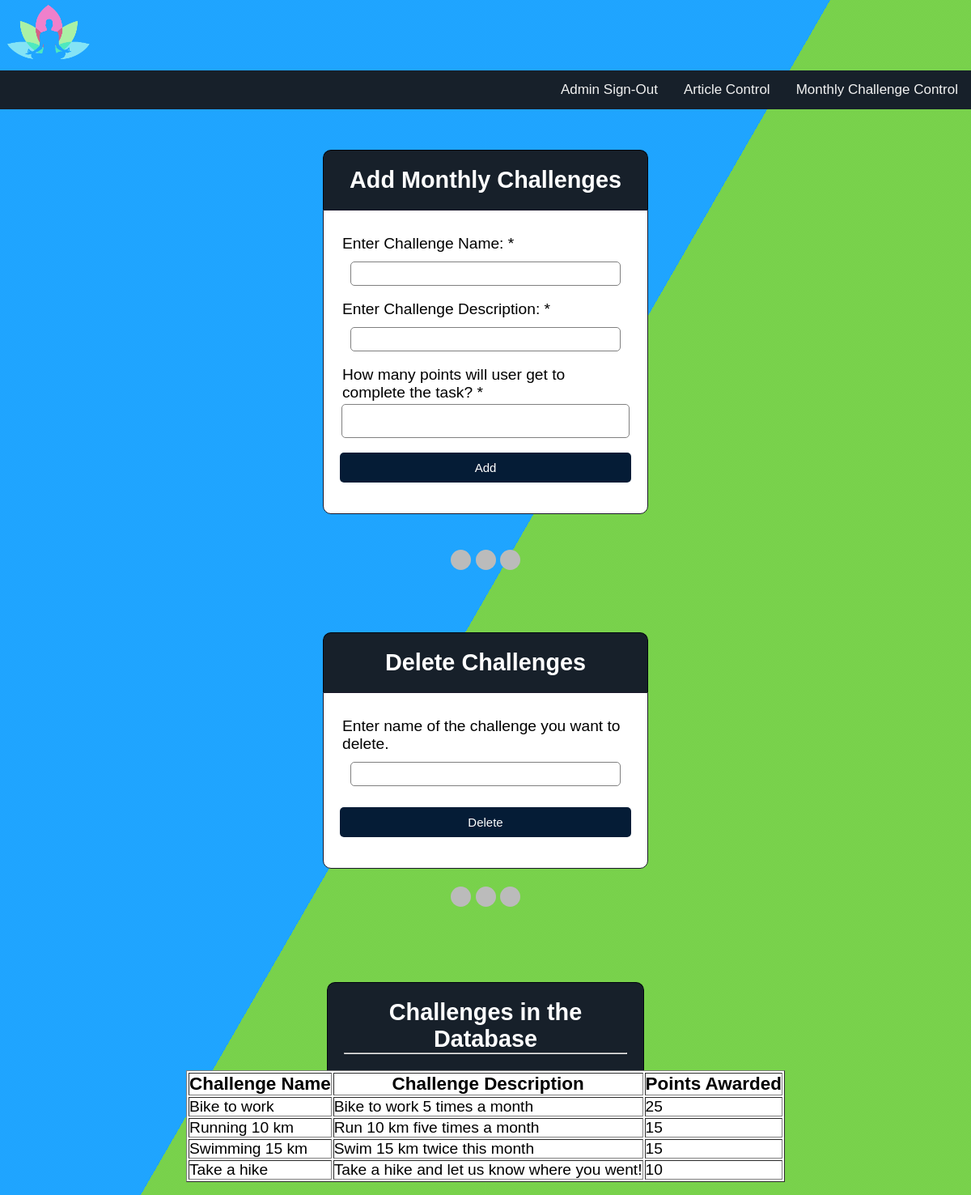
/adminMonthlyChallengeControl.php, run on the app's committed database.
### tables this page shows
CREATE TABLE listOfChallenges
(
    challenge_name varchar(225) NOT NULL PRIMARY KEY,
    challenge_description varchar(225) NOT NULL, 
    points_submission int NOT NULL
);

### adminMonthlyChallengeControl.php (the view, shortened to what this page needs)
<!DOCTYPE html>
<html>
  <link rel="stylesheet" href="stylesheet.css">
  <head>
    </head>
    <body>
    <div class = "logo"><img src = "logo2.png" style="width:10%"></a>
    </div>
    <div class="topnav">
    <div class="topnav-right">
        <a href="adminLogIn.php">Admin Sign-Out</a>
        <a href="adminArticleControl.php">Article Control</a>
        <a href="adminMonthlyChallengeControl.php">Monthly Challenge Control</a>
    </div>
    </div>
    </body>
    <div class="bg"></div>
    <div class="bg bg2"></div>
    <div class="bg bg3"></div>
   <center>
   <div class="header">
       <h2>Add Monthly Challenges</h2>
   </div>
   <form method="post" action="adminMonthlyChallengeControl.php">
        <link rel="stylesheet" type="text/css" href="style.css">
    <div class="input-group">
         <label>Enter Challenge Name: * </label>
         <input type="text" name="challenge_name">
    </div>
    <div class="input-group">
         <label>Enter Challenge Description: *</label>
         <input type="text" name="challenge_description">
    </div>
    <div class="input-group">
         <label> How many points will user get to complete the task? * </label>
         <input type="int" name="points_submission">
    </div>
       <div class="input-group">
         <button type="submit" class="btn" name="add_challenge">Add</button>
       </div>
   </form>
   <p>
   <br>
  <br>
  <div style="text-align:center">
    <span class="dot"></span>
    <span class="dot"></span>
    <span class="dot"></span>
  </div>
     <br>
   <center>
   <div class="header">
          <h2>Delete Challenges </h2>
   </div>
   <form method="post" action="adminMonthlyChallengeControl.php">
    <div class="input-group">
         <label>Enter name of the challenge you want to delete. </label>
         <input type="text" name="challenge_name">
       </div>
   <div class="input-group">
         <button type="submit" class="btn" name="delete_challenge">Delete</button>
       </div>
   </center>
  <br>
  <div style="text-align:center">
    <span class="dot"></span>
    <span class="dot"></span>
    <span class="dot"></span>
  </div>
<div class="container">
<br>
<div class="header">
      <h2>Challenges in the Database </h2><hr>
</div>
<table class="table table-bordered" border="1" bgcolor="#FFFFFF">
<thead>
<tr>
<th><h3>Challenge Name</h3></th>
<th><h3>Challenge Description</h3></th>
<th><h3>Points Awarded</h3></th>
</tr>
</thead>
<tbody>
<tr>
    <?php
   $db = mysqli_connect('localhost', 'root', '', 'wellness');
   $user_check_query = "SELECT * FROM listOfChallenges";
   $result = mysqli_query($db, $user_check_query);
   while ($row = $result -> fetch_assoc())
   {
      echo"<td>".$row['challenge_name']."</td>";
      echo"<td>".$row['challenge_description']."</td>";
      echo"<td>".$row['points_submission']."</td>";
      echo "</tr>";
   }
   ?>
    </body>
</html>

### stylesheet.css (style rules this page uses)
body { margin: 0; font-family: Arial, Helvetica, sans-serif; }
.topnav { overflow: hidden; background-color: #17202A; }
.topnav a { float: left; color: #f2f2f2; text-align: center; padding: 14px 16px; text-decoration: none; font-size: 17px; }
.topnav-right { float: right; }
.dot { height: 25px; width: 25px; background-color: #bbb; border-radius: 50%; display: inline-block; }
form { border: 3px solid #f1f1f1; }
input[type=text], input[type=password] { width: 100%; padding: 12px 20px; margin: 8px 0; display: inline-block; border: 1px solid #ccc; box-sizing: border-box; }
button { background-color: #17202A; color: white; padding: 14px 20px; margin: 8px 0; border: none; cursor: pointer; width: 100%; }
.container { padding: 16px; }

### style.css (style rules this page uses)
* { margin: 0px; padding: 0px; }
form, .content { width: 30%; margin: 0px auto; padding: 20px; border: 1px solid rgb(26, 23, 42); background: white; border-radius: 0px 0px 10px 10px; }
.input-group { margin: 10px 0px 10px 0px; }
.input-group label { display: block; text-align: left; margin: 3px; }
.input-group input { height: 30px; width: 93%; padding: 5px 10px; font-size: 16px; border-radius: 5px; border: 1px solid gray; }
body { font-size: 120%; background: #F8F8FF; }
.btn { padding: 10px; font-size: 15px; color: white; background: rgb(5, 28, 54); border: none; border-radius: 5px; }
.header { width: 30%; margin: 50px auto 0px; color: white; background: #17202A; text-align: center; border: 1px solid rgb(0, 6, 14); border-bottom: none; border-radius: 10px 10px 0px 0px; padding: 20px; }

### adminMonthlyChallengeControl.php (style rules this page uses)
html { height:100%; }
body { margin:0; }
.bg { animation:slide 3s ease-in-out infinite alternate; background-image: linear-gradient(-60deg, #6c3 50%, #09f 50%); bottom:0; left:-50%; opacity:.5; position:fixed; right:-50%; top:0; z-index:-1; }
.bg2 { animation-direction:alternate-reverse; animation-duration:4s; }
.bg3 { animation-duration:5s; }

### data on the page
listofchallenges: challenge_name "Bike to work", challenge_description "Bike to work 5 times a month", points_submission "25"
listofchallenges: challenge_name "Running 10 km", challenge_description "Run 10 km five times a month", points_submission "15"
listofchallenges: challenge_name "Swimming 15 km", challenge_description "Swim 15 km twice this month", points_submission "15"
listofchallenges: challenge_name "Take a hike", challenge_description "Take a hike and let us know where you went!", points_submission "10"
